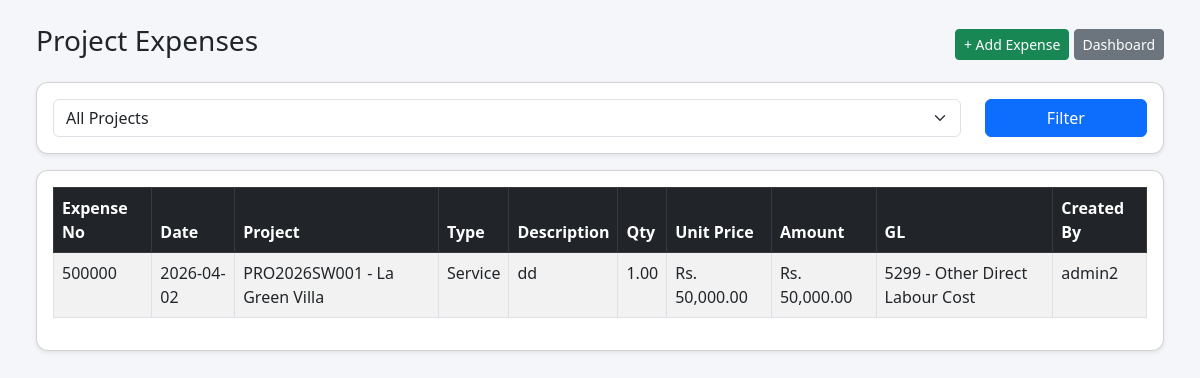
/project-expenses/ (signed in), run on an earlier commit of the app's database.
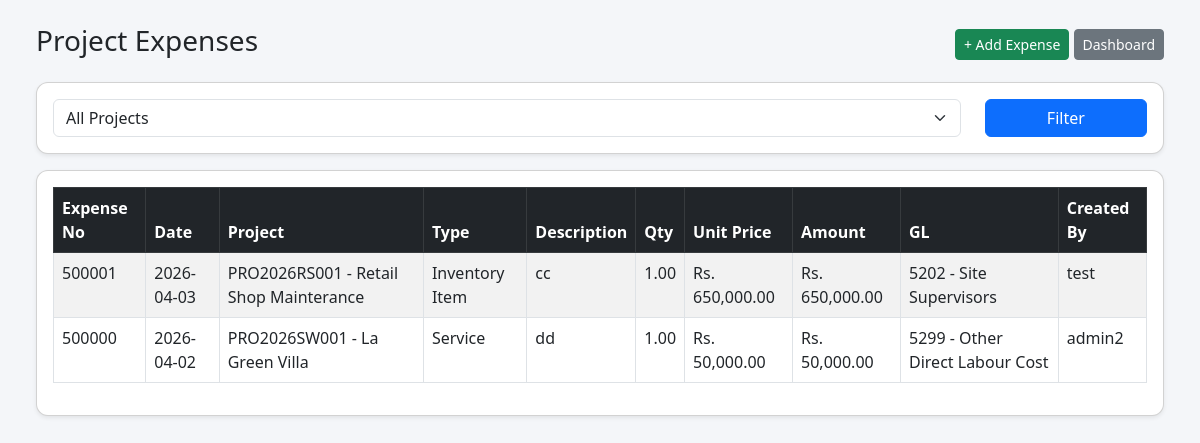
And on a later commit of the database.
### pos/models.py (models this page shows, shortened)
class ProjectExpense(models.Model):
    EXPENSE_TYPE_CHOICES = [
        ("inventory", "Inventory Item"),
        ("direct", "Direct Item"),
        ("service", "Service"),
    ]
    expense_no = models.CharField(max_length=20, unique=True, blank=True, null=True)
    project = models.ForeignKey(Project, on_delete=models.CASCADE, related_name="expenses")
    expense_type = models.CharField(max_length=20, choices=EXPENSE_TYPE_CHOICES, default="direct")
    expense_date = models.DateField(default=timezone.now)
    item = models.ForeignKey(Item, on_delete=models.SET_NULL, null=True, blank=True)
    description = models.CharField(max_length=255)
    qty = models.DecimalField(max_digits=12, decimal_places=2, default=1)
    unit_price = models.DecimalField(max_digits=12, decimal_places=2, default=0)
    amount = models.DecimalField(max_digits=12, decimal_places=2, default=0)
    gl_account = models.ForeignKey(GLMaster, on_delete=models.SET_NULL, null=True, blank=True)
    created_by = models.ForeignKey(User, on_delete=models.SET_NULL, null=True)
    created_at = models.DateTimeField(auto_now_add=True)
    is_active = models.BooleanField(default=True)
    inactive_at = models.DateTimeField(null=True, blank=True)
    inactive_by = models.ForeignKey(
        User,
        on_delete=models.SET_NULL,
        null=True,
        blank=True,
        related_name="inactive_project_expenses"
    )
    inactive_reason = models.TextField(blank=True, null=True)
    updated_at = models.DateTimeField(auto_now=True)
    class Meta:
        ordering = ["-expense_date", "-id"]

class Project(models.Model):
    PROJECT_TYPE_CHOICES = [
        ("BL", "Building"),
        ("SW", "Swimming Pool"),
        ("RS", "Retail Shop"),
    ]
    project_id = models.CharField(max_length=50, unique=True)
    project_name = models.CharField(max_length=200)
    project_type = models.CharField(max_length=10, choices=PROJECT_TYPE_CHOICES)
    client_name = models.CharField(max_length=200)
    location = models.CharField(max_length=200, blank=True, null=True)
    estimated_value = models.DecimalField(max_digits=12, decimal_places=2, default=0)
    status = models.CharField(max_length=20, default="active")
    created_by = models.ForeignKey(User, on_delete=models.SET_NULL, null=True)
    created_at = models.DateTimeField(auto_now_add=True)
    is_active = models.BooleanField(default=True)
    updated_at = models.DateTimeField(auto_now=True)
    updated_by = models.ForeignKey(
        User,
        on_delete=models.SET_NULL,
        null=True,
        blank=True,
        related_name="updated_projects"
    )
    class Meta:
        ordering = ["-created_at"]

class GLMaster(models.Model):
    GL_TYPE_CHOICES = [
        ("asset", "Asset"),
        ("liability", "Liability"),
        ("equity", "Equity"),
        ("income", "Income"),
        ("expense", "Expense"),
    ]
    gl_code = models.CharField(max_length=50, unique=True)
    gl_name = models.CharField(max_length=200)
    gl_type = models.CharField(max_length=20, choices=GL_TYPE_CHOICES)
    parent_group = models.CharField(max_length=100, blank=True, null=True)
    description = models.TextField(blank=True, null=True)
    is_active = models.BooleanField(default=True)
    class Meta:
        ordering = ["gl_code"]
    def __str__(self):
        return f"{self.gl_code} - {self.gl_name}"

### pos/views.py (the view)
# urls.py: path('project-expenses/', views.project_expense_list, name='project_expense_list'),
@user_passes_test(can_use_project)
def project_expense_list(request):
    expenses = ProjectExpense.objects.filter(is_active=True).select_related(
        "project", "gl_account", "item", "created_by"
    ).order_by("-expense_date", "-id")
    project_id = request.GET.get("project")
    if project_id:
        expenses = expenses.filter(project_id=project_id)
    projects = Project.objects.filter(is_active=True).order_by("-id")
    return render(request, "pos/project_expense_list.html", {
        "expenses": expenses,
        "projects": projects,
        "selected_project": project_id,
        "is_owner": is_owner(request.user),
    })

### pos/templatetags/currency_filters.py (called while the page is built)
@register.filter
def money(value):
    try:
        if value in (None, ""):
            value = Decimal("0")
        value = Decimal(str(value))
        return f"{value:,.2f}"
    except (InvalidOperation, ValueError, TypeError):
        return "0.00"

### pos/views.py (called while the page is built)
def is_owner(user):
    return user.is_superuser or user.groups.filter(name__iexact="Owner").exists()

def is_manager(user):
    return user.groups.filter(name__iexact="Manager").exists()

def is_clerk(user):
    return user.groups.filter(name__iexact="Clerk").exists()

def is_cashier(user):
    return user.groups.filter(name__iexact="Cashier").exists()

def can_use_project(user):
    return is_owner(user) or is_manager(user) or is_clerk(user) or is_cashier(user)

### pos/templates/pos/project_expense_list.html (shortened to what this page needs)
{% load currency_filters %}
<!DOCTYPE html>
<html>
<head>
    <link href="https://cdn.jsdelivr.net/npm/bootstrap@5.3.0/dist/css/bootstrap.min.css" rel="stylesheet">
</head>
<body class="p-4">
<div class="container-fluid">
    <div class="d-flex justify-content-between align-items-center mb-3">
        <h3>Project Expenses</h3>
        <div>
            <a href="{% url 'add_project_expense' %}" class="btn btn-success btn-sm">+ Add Expense</a>
            <a href="{% url 'dashboard' %}" class="btn btn-secondary btn-sm">Dashboard</a>
        </div>
    </div>
    <div class="card shadow-sm p-3 mb-3">
        <form method="GET">
            <div class="row">
                <div class="col-md-10">
                    <select name="project" class="form-select">
                        <option value="">All Projects</option>
                    </select>
                </div>
                <div class="col-md-2">
                    <button class="btn btn-primary w-100">Filter</button>
                </div>
            </div>
        </form>
    </div>
    <div class="card shadow-sm p-3">
        <div class="table-responsive">
            <table class="table table-bordered table-striped bg-white">
                <thead class="table-dark">
                    <tr>
                        <th>Expense No</th>
                        <th>Date</th>
                        <th>Project</th>
                        <th>Type</th>
                        <th>Description</th>
                        <th>Qty</th>
                        <th>Unit Price</th>
                        <th>Amount</th>
                        <th>GL</th>
                        <th>Created By</th>
                    </tr>
                </thead>
                <tbody>
                    {% for e in expenses %}
                    <tr>
                        <td>{{ e.expense_no }}</td>
                        <td>{{ e.expense_date|date:"Y-m-d" }}</td>
                        <td>{{ e.project.project_id }} - {{ e.project.project_name }}</td>
                        <td>{{ e.get_expense_type_display }}</td>
                        <td>{{ e.description }}</td>
                        <td>{{ e.qty }}</td>
                        <td>Rs. {{ e.unit_price|money }}</td>
                        <td>Rs. {{ e.amount|money }}</td>
                        <td>{{ e.gl_account|default:"-" }}</td>
                        <td>{{ e.created_by.username|default:"-" }}</td>
                    </tr>
                    {% empty %}
                    <tr>
                        <td colspan="{% if is_owner %}11{% else %}10{% endif %}" class="text-center">No expenses found</td>
                    </tr>
                    {% endfor %}
                </tbody>
            </table>
        </div>
    </div>
</div>
</body>
</html>

What changed in the data, as far as the page shows it:
added ProjectExpense: expense_no "500001", expense_date "2026-04-03", project.project_id "PRO2026RS001", project.project_name "Retail Shop Mainterance", expense_type "Inventory Item", description "cc", qty "1.00", unit_price "650,000.00", amount "650,000.00", gl_account "5202 - Site Supervisors", created_by.username "test"
